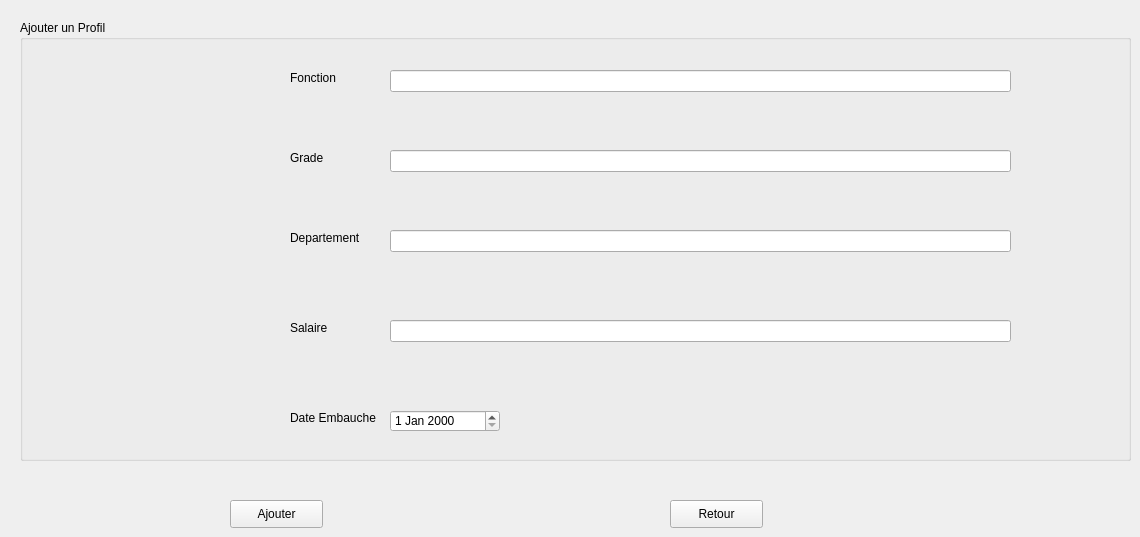
      <widget class="QWidget" name="page_6">
       <widget class="QPushButton" name="pushButton_14">
        <property name="geometry">
         <rect>
          <x>670</x>
          <y>500</y>
          <width>93</width>
          <height>28</height>
         </rect>
        </property>
        <property name="text">
         <string>Retour</string>
        </property>
       </widget>
       <widget class="QGroupBox" name="groupBox_3">
        <property name="geometry">
         <rect>
          <x>20</x>
          <y>20</y>
          <width>1111</width>
          <height>441</height>
         </rect>
        </property>
        <property name="title">
         <string>Ajouter un Profil</string>
        </property>
        <widget class="QLabel" name="label_11">
         <property name="geometry">
          <rect>
           <x>270</x>
           <y>50</y>
           <width>55</width>
           <height>16</height>
          </rect>
         </property>
         <property name="text">
          <string>Fonction</string>
         </property>
        </widget>
        <widget class="QLineEdit" name="fonction">
         <property name="geometry">
          <rect>
           <x>370</x>
           <y>50</y>
           <width>621</width>
           <height>22</height>
          </rect>
         </property>
        </widget>
        <widget class="QLabel" name="label_12">
         <property name="geometry">
          <rect>
           <x>270</x>
           <y>130</y>
           <width>55</width>
           <height>16</height>
          </rect>
         </property>
         <property name="text">
          <string>Grade</string>
         </property>
        </widget>
        <widget class="QLineEdit" name="grade">
         <property name="geometry">
          <rect>
           <x>370</x>
           <y>130</y>
           <width>621</width>
           <height>22</height>
          </rect>
         </property>
        </widget>
        <widget class="QLabel" name="label_13">
         <property name="geometry">
          <rect>
           <x>270</x>
           <y>210</y>
           <width>81</width>
           <height>16</height>
          </rect>
         </property>
         <property name="text">
          <string>Departement</string>
         </property>
        </widget>
        <widget class="QLineEdit" name="departement">
         <property name="geometry">
          <rect>
           <x>370</x>
           <y>210</y>
           <width>621</width>
           <height>22</height>
          </rect>
         </property>
        </widget>
        <widget class="QLabel" name="label_14">
         <property name="geometry">
          <rect>
           <x>270</x>
           <y>300</y>
           <width>81</width>
           <height>16</height>
          </rect>
         </property>
         <property name="text">
          <string>Salaire</string>
         </property>
        </widget>
        <widget class="QLineEdit" name="salaire">
         <property name="geometry">
          <rect>
           <x>370</x>
           <y>300</y>
           <width>621</width>
           <height>22</height>
          </rect>
         </property>
        </widget>
        <widget class="QLabel" name="label_15">
         <property name="geometry">
          <rect>
           <x>270</x>
           <y>390</y>
           <width>91</width>
           <height>16</height>
          </rect>
         </property>
         <property name="text">
          <string>Date Embauche</string>
         </property>
        </widget>
        <widget class="QDateEdit" name="dateEmbauche">
         <property name="geometry">
          <rect>
           <x>370</x>
           <y>390</y>
           <width>110</width>
           <height>22</height>
          </rect>
         </property>
        </widget>
        <widget class="QLabel" name="fonctionAjoutError">
         <property name="geometry">
          <rect>
           <x>370</x>
           <y>90</y>
           <width>621</width>
           <height>16</height>
          </rect>
         </property>
         <property name="text">
          <string/>
         </property>
        </widget>
        <widget class="QLabel" name="gradeAjoutError">
         <property name="geometry">
          <rect>
           <x>370</x>
           <y>170</y>
           <width>621</width>
           <height>16</height>
          </rect>
         </property>
         <property name="text">
          <string/>
         </property>
        </widget>
        <widget class="QLabel" name="departementAjoutError">
         <property name="geometry">
          <rect>
           <x>370</x>
           <y>260</y>
           <width>621</width>
           <height>16</height>
          </rect>
         </property>
         <property name="text">
          <string/>
         </property>
        </widget>
        <widget class="QLabel" name="salaireAjoutError">
         <property name="geometry">
          <rect>
           <x>370</x>
           <y>340</y>
           <width>621</width>
           <height>16</height>
          </rect>
         </property>
         <property name="text">
          <string/>
         </property>
        </widget>
       </widget>
       <widget class="QPushButton" name="pushButton_13">
        <property name="geometry">
         <rect>
          <x>230</x>
          <y>500</y>
          <width>93</width>
          <height>28</height>
         </rect>
        </property>
        <property name="text">
         <string>Ajouter</string>
        </property>
       </widget>
      </widget>
